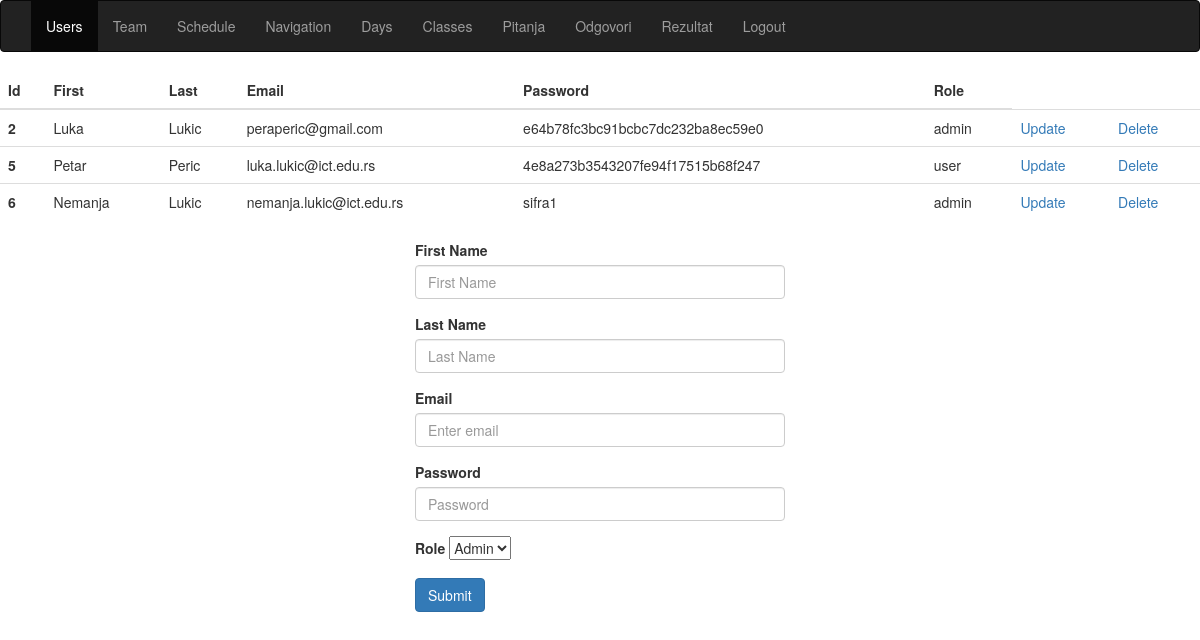
The app's page /admin.php?page=users (signed in) with its own data.
### tables this page shows
CREATE TABLE `users` (
  `id` int(11) NOT NULL,
  `first_name` varchar(30) NOT NULL,
  `last_name` varchar(30) NOT NULL,
  `email` varchar(50) NOT NULL,
  `password` varchar(50) NOT NULL,
  `id_role` int(11) NOT NULL
);

CREATE TABLE `roles` (
  `id` int(11) NOT NULL,
  `name` varchar(30) NOT NULL
);

### views/adminPanel/users.php (the view, shortened to what this page needs)
<?php
$upit="select  *,users.id as uId from users INNER JOIN roles on users.id_role = roles.id";
$users=$conn->query($upit);
?>
<table class="table">
    <thead>
    <tr>
        <th scope="col">Id</th>
        <th scope="col">First</th>
        <th scope="col">Last</th>
        <th scope="col">Email</th>
        <th scope="col">Password</th>
        <th scope="col">Role</th>
    </tr>
    </thead>
    <tbody>
    <?php foreach($users as $u):?>
    <tr>
        <th scope="row"><?php echo $u['uId']?></th>
        <td><?php echo $u['first_name']?></td>
        <td><?php echo $u['last_name']?></td>
        <td><?php echo $u['email']?></td>
        <td><?php echo $u['password']?></td>
        <td><?php echo $u['name']?></td>
        <td><a href="#" class="users" data-table="users" data-id="<?php echo $u['uId']?>">Update</a></td>
        <td><a href="delete.php?id=<?php echo $u['uId']?>&&table=users">Delete</a></td>
    </tr>
    <?php endforeach;?>
    </tbody>
</table>
<div class="col-lg-4 col-lg-offset-4" id="forma">
<form method="post" action="admin.php?page=users">
    <div class="form-group">
        <label for="exampleInputEmail1">First Name</label>
        <input name="fname" class="form-control" id="exampleInputEmail1" aria-describedby="emailHelp" placeholder="First Name">
    </div>
    <div class="form-group">
        <label for="exampleInputEmail1">Last Name</label>
        <input name="lname" class="form-control" id="exampleInputEmail1" aria-describedby="emailHelp" placeholder="Last Name">
    </div>
    <div class="form-group">
        <label for="exampleInputEmail1">Email</label>
        <input name="email" type="email" class="form-control" id="exampleInputEmail1" aria-describedby="emailHelp" placeholder="Enter email">
    </div>
    <div class="form-group">
        <label for="exampleInputPassword1">Password</label>
        <input name="password" type="password" class="form-control" id="exampleInputPassword1" placeholder="Password">
    </div>
    <div class="form-group">
        <label form="ExampleInputRole">Role</label>
        <select name="role">
            <option value="1">Admin</option>
        </select>
    </div>
    <button type="submit" name="submit" class="btn btn-primary">Submit</button>
</form>
</div>

### records on screen
users: id "2", first_name "Luka", last_name "Lukic", email "peraperic@gmail.com", password "e64b78fc3bc91bcbc7dc232ba8ec59e0", id_role.name "admin"
users: id "5", first_name "Petar", last_name "Peric", email "luka.lukic@ict.edu.rs", password "4e8a273b3543207fe94f17515b68f247", id_role.name "user"
users: id "6", first_name "Nemanja", last_name "Lukic", email "nemanja.lukic@ict.edu.rs", password "sifra1", id_role.name "admin"
